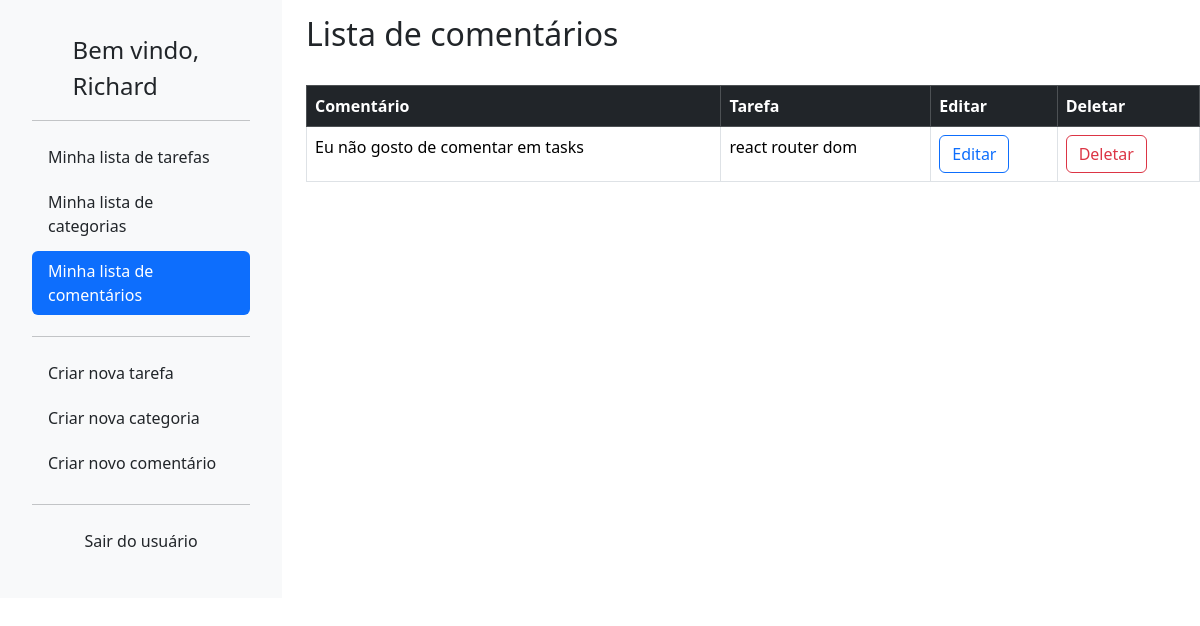
The app's page /comments/ (signed in) with its own data.
### lizetest/accounts/models.py (models this page shows, shortened)
class User(AbstractBaseUser, PermissionsMixin):
	username = models.CharField(
		_('username'),
		max_length=150,
		unique=True,
		help_text=('150 caracteres ou menos. Letras, números e @/./+/-/_ apenas.'),
		error_messages={
			'unique': _("A user with that username already exists."),
		},
		null=True,
		blank=True
	)
	name = models.CharField(_('name'), max_length=100, blank=True)
	email = models.EmailField(_('email address'), unique=True)
	is_staff = models.BooleanField(
		_('staff status'),
		default=False,
		help_text=_('Designates whether the user can log into this admin site.'),
	)
	is_active = models.BooleanField(
		_('active'),
		default=True,
		help_text=_(
			'Designates whether this user should be treated as active. '
			'Unselect this instead of deleting accounts.'
		),
	)
	filtro = models.CharField(max_length=50,default='created_at')
	objects = UserManager()
	EMAIL_FIELD = 'email'
	USERNAME_FIELD = 'username'
	REQUIRED_FIELDS = ['email']
	class Meta:
		verbose_name = 'usuário'
		verbose_name_plural = 'usuários'

### lizetest/comments/models.py (models this page shows, shortened)
class Comment(BaseModel):
    comment = models.TextField(verbose_name="Comentário")
    task = models.ForeignKey(Task,on_delete=models.CASCADE,verbose_name="Tarefa")
    author = models.ForeignKey(User,on_delete=models.CASCADE,blank=True)

### lizetest/todo/models.py (models this page shows)
class Task(BaseModel):
    title = models.CharField(max_length=255,verbose_name="Título")
    description = models.TextField(verbose_name='Descrição')
    category = models.ForeignKey(Category, on_delete=models.CASCADE,verbose_name="Categoria")
    completion_date = models.DateTimeField(null=True, blank=True)
    completed = models.BooleanField(default=False)
    author = models.ForeignKey(User,on_delete=models.CASCADE,blank=True)
    def __str__(self):
        return self.title

### lizetest/comments/views.py (the view)
# urls.py: path('', CommentsListView.as_view(), name='comments_list'),
class CommentsListView(ListView,BaseViews):
    model = Comment
    template_name = 'comments_list.html'
    context_object_name = 'comments'
    def get_queryset(self):
        return Comment.objects.filter(author=self.request.user)
    def get_context_data(self, **kwargs):
        context = super().get_context_data(**kwargs)
        context['user'] = self.request.user.username
        return context

### lizetest/core/models.py (called while the page is built)
    def dispatch(self, request, *args, **kwargs):
        if not request.user.is_authenticated:
            return redirect('accounts:login')
        return super().dispatch(request, *args, **kwargs)

### lizetest/comments/templates/comments_list.html (shortened to what this page needs)
{% extends 'base.html' %}
  {% block content %}
  <div class="row">
    <div class="col-auto col-md-3">
      <div class="offcanvas-md offcanvas-start d-md-flex flex-column flex-shrink-0 p-3 bg-light" tabindex="-1" id="offcanvasSidebar" aria-labelledby="offcanvasSidebarLabel">
        {% include 'sidebar.html' %}
      </div>
    </div>
    <div class="col">
      <h2 style="padding-top: 15px; overflow: hidden;">Lista de comentários</h2><br>
      <table class="table table-bordered">
        <thead>
          <tr class="table-dark">
            <th scope="col">Comentário</th>
            <th scope="col">Tarefa</th>
            <th scope="col">Editar</th>
            <th scope="col">Deletar</th>
          </tr>
        </thead>
        <tbody>
          {% for comment in comments %}
          <tr>
            <td>{{comment.comment}}</td>
            <td>{{comment.task}}</td>
            <td>
              <a href="{% url 'comments:comments_edit' pk=comment.pk %}">
                <button type="button" class="btn btn-outline-primary">Editar</button>
              </a>
            </td>
            <td>
              <a href="{% url 'comments:comments_delete' pk=comment.pk %}">
              <button type="button" class="btn btn-outline-danger">Deletar</button>
            </a>
            </td>
          </tr>
          {% endfor %}
        </tbody>
      </table>
      {% endblock %}

### lizetest/core/templates/sidebar.html
<div class="d-flex flex-column flex-shrink-0 p-3 bg-light">
    <a href="/" class="d-flex align-items-center mb-3 mb-md-0 me-md-auto link-dark text-decoration-none">
        <svg class="bi me-2" width="40" height="32">
            <use xlink:href="#bootstrap" />
        </svg>
        <span class="fs-4">Bem vindo, {{user}}</span>
    </a>
    <hr>
    <ul class="nav nav-pills flex-column mb-auto">
        <li class="nav-item">
            <a href="{% url 'todo:task_list' %}"
                class="nav-link {% if request.resolver_match.url_name == 'task_list' %}active{% else %}link-dark{% endif %}"
                aria-current="page">
                Minha lista de tarefas
            </a>
        </li>
        <li>
            <a href="{% url 'category:category_list' %}"
                class="nav-link {% if request.resolver_match.url_name == 'category_list' %}active{% else %}link-dark{% endif %}">
                Minha lista de categorias
            </a>
        </li>
        <li>
            <a href="{% url 'comments:comments_list' %}"
                class="nav-link {% if request.resolver_match.url_name == 'comments_list' %}active{% else %}link-dark{% endif %}">
                Minha lista de comentários
            </a>
        </li>
        <hr>
        <li>
            <a href="{% url 'todo:task_create' %}" class="nav-link link-dark"
                onmouseover="this.className='nav-link active'" onmouseout="this.className='nav-link link-dark'">
                Criar nova tarefa
            </a>
        </li>
        <li>
            <a href="{% url 'category:category_create' %}" class="nav-link link-dark"
                onmouseover="this.className='nav-link active'" onmouseout="this.className='nav-link link-dark'">
                Criar nova categoria
            </a>
        </li>
        <li>
            <a href="{% url 'comments:comments_create' %}" class="nav-link link-dark"
                onmouseover="this.className='nav-link active'" onmouseout="this.className='nav-link link-dark'">
                Criar novo comentário
            </a>
        </li>
        <hr>
        <li style="text-align: center;">
            <a href="{% url 'accounts:logout' %}" class="nav-link link-dark"
                onmouseover="this.className='nav-link active'" onmouseout="this.className='nav-link link-dark'">
                Sair do usuário
            </a>
        </li>
    </ul>
</div>

### lizetest/core/templates/base.html (style rules this page uses)
li { padding-bottom: 5px; }
* { overflow-x: hidden; overflow-y: auto ; }

### records on screen
User: username "Richard"
Comment: comment "Eu não gosto de comentar em tasks", task "react router dom"
